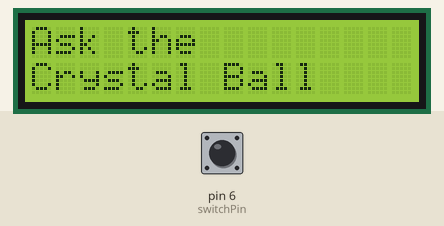
Bench run of a sketch on a simulated Arduino Uno, built with avr-gcc and run on an emulated ATmega328P. Shown: 16×2 character LCD. The test bench sets the inputs (shaded band); at power-on: pin 6 (switchPin) LOW. Random numbers use the default seed unless the sketch sets one.

Above: at 1.2 s.
1.3 s: pin 6 (switchPin) pulled HIGH for 0.15 s
At 2.2 s:
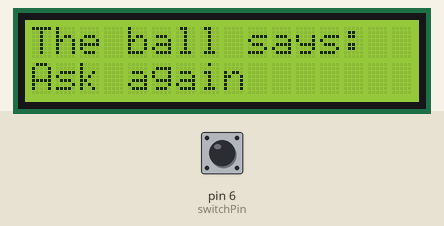
2.9 s: pin 6 (switchPin) pulled HIGH for 1 s
At 4.6 s:
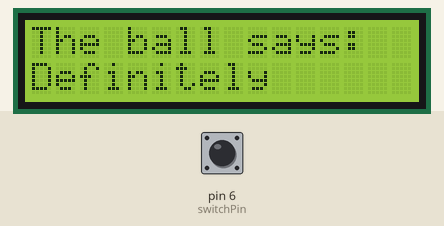
5.4 s: pin 6 (switchPin) pulsed HIGH 5 times (0.12 s each, 0.3 s apart)
At 7.2 s:
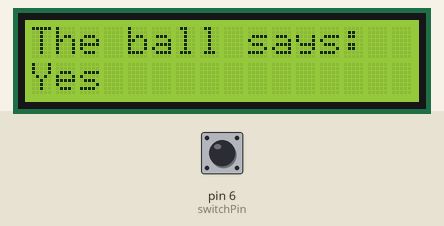
8.4 s: pin 6 (switchPin) pulled HIGH for 3.2 s
At 12.8 s:
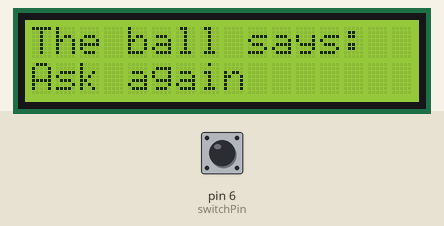
13.1 s: pin 6 (switchPin) pulled HIGH for 0.15 s
At 13.6 s:
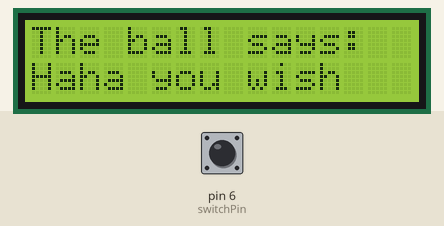
14.7 s: pin 6 (switchPin) pulsed HIGH 5 times (0.12 s each, 0.3 s apart)
At 16.9 s:
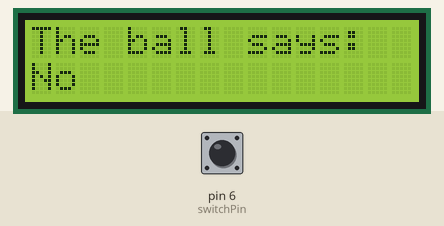
Timing chart, 0 to 18.4 s (numbered marks = the images above; inputs shaded):
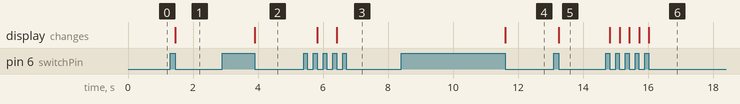

The sketch:

8Ball.ino
```cpp
// Include the LiquidCrystal library, which allows us to control the LCD display
#include <LiquidCrystal.h>

// Initialize a LiquidCrystal object with the corresponding pin numbers for the LCD
LiquidCrystal lcd(12, 11, 5, 4, 3, 2);

// Define variables to handle the switch input
int switchPin = 6;       // The pin number where the switch is connected
int switchState = 0;     // Variable to store the current state of the switch (HIGH or LOW)
int prevSwitchState = 0; // Variable to store the previous state of the switch
int reply;               // Variable to store the random reply index

// Setup function runs once when the Arduino is powered on or reset
void setup() {
  // Initialize the LCD display with 16 columns and 2 rows
  lcd.begin(16, 2);

  // Set the switchPin as an input
  pinMode(switchPin, INPUT);

  // Display an initial message on the LCD
  lcd.print("Ask the");
  lcd.setCursor(0, 1);
  lcd.print("Crystal Ball");
}

// Loop function runs repeatedly as long as the Arduino is powered on
void loop() {
  // Read the current state of the switch (HIGH or LOW)
  switchState = digitalRead(switchPin);

  // Check if the switch state has changed since the last loop iteration
  if (switchState != prevSwitchState) {
    // If the switch is pressed (switchState is LOW)
    if (switchState == LOW) {
      // Generate a random number between 0 and 7 (8 possibilities)
      reply = random(8);

      // Clear the LCD display
      lcd.clear();

      // Print a message on the LCD to indicate the Crystal Ball is responding
      lcd.setCursor(0, 0);
      lcd.print("The ball says: ");
      lcd.setCursor(0, 1);

      // Depending on the random reply index, display a response on the LCD
      switch (reply) {
        case 0:
          lcd.print("Yes");
          break;
        case 1:
          lcd.print("Definitely");
          break;
        case 2:
          lcd.print("No");
          break;
        case 3:
          lcd.print("Haha you wish");
          break;
        case 4:
          lcd.print("I guess");
          break;
        // Add more cases for additional responses if needed

        default:
          lcd.print("Ask again");
          break;
      }
    }
  }

  // Update the previous switch state for the next loop iteration
  prevSwitchState = switchState;
}
```

Measured:
- after the input at 1.3 s, the display: changes after 0.16 s (image 1)
- after the input at 2.9 s, the display: changes after 1.0 s (image 2)
- after the input at 5.4 s, the display: first changes after 0.42 s (image 3 shows a later state)
- after the input at 8.4 s, the display: changes after 3.2 s (image 4)
- after the input at 13.1 s, the display: changes after 0.16 s (image 5)
- after the input at 14.7 s, the display: first changes after 0.13 s (image 6 shows a later state)
